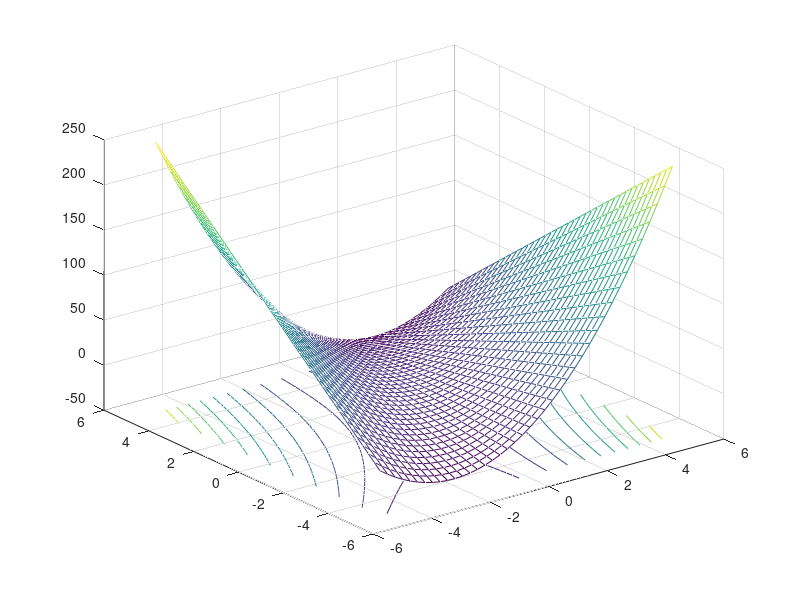

MATLAB code for this plot:
n=40
a=b=zeros(1,n);
tx = ty = linspace (-5, 5, n);
[xx, yy] = meshgrid (tx, ty);
tz =5.*xx .^ 2 -5.* xx .* yy;
meshc(tx, ty, tz);
print -dpdfwrite "trid.pdf"